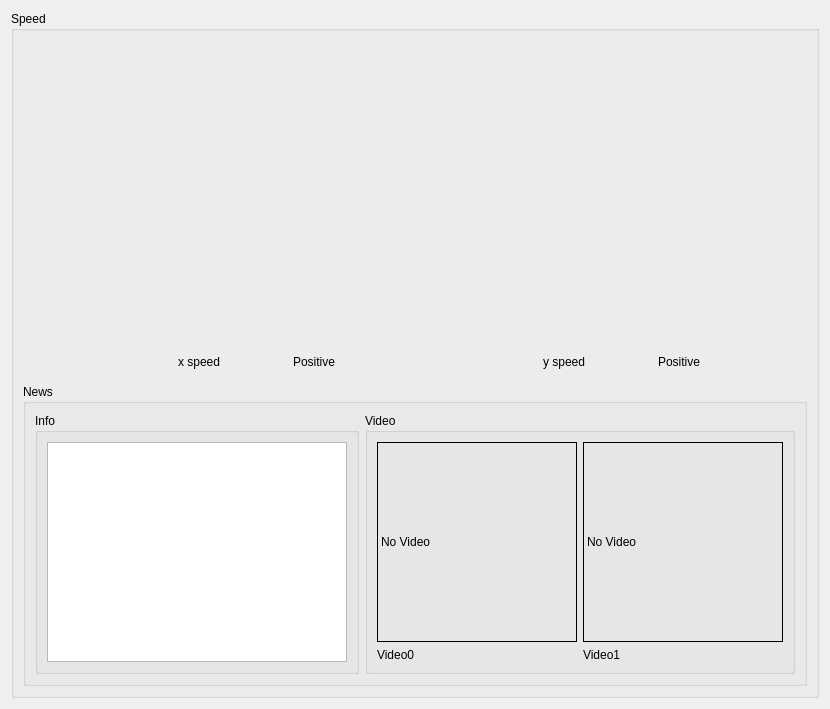
          <widget class="QWidget" name="tab_status">
           <attribute name="title">
            <string>Basic</string>
           </attribute>
           <layout class="QVBoxLayout" name="verticalLayout_13">
            <item>
             <widget class="QGroupBox" name="groupBox_2">
              <property name="minimumSize">
               <size>
                <width>200</width>
                <height>200</height>
               </size>
              </property>
              <property name="title">
               <string>Speed</string>
              </property>
              <layout class="QVBoxLayout" name="verticalLayout_12">
               <item>
                <layout class="QVBoxLayout" name="verticalLayout_4">
                 <item>
                  <layout class="QGridLayout" name="gridLayout_2">
                   <item row="0" column="0">
                    <layout class="QVBoxLayout" name="verticalLayout">
                     <item>
                      <widget class="QWidget" name="widget_speed_x" native="true">
                       <property name="minimumSize">
                        <size>
                         <width>300</width>
                         <height>300</height>
                        </size>
                       </property>
                       <property name="maximumSize">
                        <size>
                         <width>300</width>
                         <height>300</height>
                        </size>
                       </property>
                      </widget>
                     </item>
                     <item>
                      <layout class="QHBoxLayout" name="horizontalLayout">
                       <item>
                        <widget class="QLabel" name="label_7">
                         <property name="minimumSize">
                          <size>
                           <width>32</width>
                           <height>32</height>
                          </size>
                         </property>
                         <property name="maximumSize">
                          <size>
                           <width>32</width>
                           <height>32</height>
                          </size>
                         </property>
                         <property name="text">
                          <string/>
                         </property>
                         <property name="pixmap">
                          <pixmap>:/images/speed.png</pixmap>
                         </property>
                        </widget>
                       </item>
                       <item>
                        <widget class="QLabel" name="label_4">
                         <property name="maximumSize">
                          <size>
                           <width>80</width>
                           <height>30</height>
                          </size>
                         </property>
                         <property name="text">
                          <string>x speed</string>
                         </property>
                        </widget>
                       </item>
                       <item>
                        <widget class="QLabel" name="label_dir_x">
                         <property name="maximumSize">
                          <size>
                           <width>60</width>
                           <height>30</height>
                          </size>
                         </property>
                         <property name="text">
                          <string>Positive</string>
                         </property>
                        </widget>
                       </item>
                      </layout>
                     </item>
                    </layout>
                   </item>
                   <item row="0" column="1">
                    <layout class="QVBoxLayout" name="verticalLayout_3">
                     <item>
                      <widget class="QWidget" name="widget_speed_y" native="true">
                       <property name="minimumSize">
                        <size>
                         <width>300</width>
                         <height>300</height>
                        </size>
                       </property>
                       <property name="maximumSize">
                        <size>
                         <width>16777215</width>
                         <height>16777215</height>
                        </size>
                       </property>
                      </widget>
                     </item>
                     <item>
                      <layout class="QHBoxLayout" name="horizontalLayout_2">
                       <item>
                        <widget class="QLabel" name="label_8">
                         <property name="minimumSize">
                          <size>
                           <width>32</width>
                           <height>32</height>
                          </size>
                         </property>
                         <property name="maximumSize">
                          <size>
                           <width>32</width>
                           <height>32</height>
                          </size>
                         </property>
                         <property name="text">
                          <string/>
                         </property>
                         <property name="pixmap">
                          <pixmap>:/images/speed.png</pixmap>
                         </property>
                        </widget>
                       </item>
                       <item>
                        <widget class="QLabel" name="label_5">
                         <property name="maximumSize">
                          <size>
                           <width>80</width>
                           <height>30</height>
                          </size>
                         </property>
                         <property name="text">
                          <string>y speed</string>
                         </property>
                        </widget>
                       </item>
                       <item>
                        <widget class="QLabel" name="label_dir_y">
                         <property name="maximumSize">
                          <size>
                           <width>60</width>
                           <height>30</height>
                          </size>
                         </property>
                         <property name="text">
                          <string>Positive</string>
                         </property>
                        </widget>
                       </item>
                      </layout>
                     </item>
                    </layout>
                   </item>
                  </layout>
                 </item>
                 <item>
                  <widget class="QGroupBox" name="groupBox_12">
                   <property name="sizePolicy">
                    <sizepolicy hsizetype="MinimumExpanding" vsizetype="Preferred">
                     <horstretch>0</horstretch>
                     <verstretch>0</verstretch>
                    </sizepolicy>
                   </property>
                   <property name="minimumSize">
                    <size>
                     <width>300</width>
                     <height>0</height>
                    </size>
                   </property>
                   <property name="title">
                    <string>News</string>
                   </property>
                   <layout class="QHBoxLayout" name="horizontalLayout_14">
                    <item>
                     <layout class="QHBoxLayout" name="horizontalLayout_7">
                      <item>
                       <widget class="QGroupBox" name="groupBox_4">
                        <property name="maximumSize">
                         <size>
                          <width>16777215</width>
                          <height>16777215</height>
                         </size>
                        </property>
                        <property name="title">
                         <string>Info</string>
                        </property>
                        <layout class="QGridLayout" name="gridLayout_8">
                         <item row="0" column="0">
                          <widget class="QListView" name="view_logging">
                           <property name="minimumSize">
                            <size>
                             <width>300</width>
                             <height>0</height>
                            </size>
                           </property>
                           <property name="maximumSize">
                            <size>
                             <width>12312312</width>
                             <height>12312312</height>
                            </size>
                           </property>
                          </widget>
                         </item>
                        </layout>
                       </widget>
                      </item>
                      <item>
                       <widget class="QGroupBox" name="groupBox_6">
                        <property name="title">
                         <string>Video</string>
                        </property>
                        <layout class="QGridLayout" name="gridLayout_7">
                         <item row="0" column="0">
                          <layout class="QGridLayout" name="gridLayout_3">
                           <item row="0" column="1">
                            <widget class="QLabel" name="label_video1">
                             <property name="minimumSize">
                              <size>
                               <width>200</width>
                               <height>200</height>
                              </size>
                             </property>
                             <property name="maximumSize">
                              <size>
                               <width>200</width>
                               <height>200</height>
                              </size>
                             </property>
                             <property name="styleSheet">
                              <string notr="true">border:1px solid rgb(0, 0, 0)</string>
                             </property>
                             <property name="text">
                              <string>No Video</string>
                             </property>
                            </widget>
                           </item>
                           <item row="1" column="0">
                            <widget class="QLabel" name="label_v_name0">
                             <property name="maximumSize">
                              <size>
                               <width>16777215</width>
                               <height>15</height>
                              </size>
                             </property>
                             <property name="text">
                              <string>Video0</string>
                             </property>
                            </widget>
                           </item>
                           <item row="1" column="1">
                            <widget class="QLabel" name="label_v_name1">
                             <property name="maximumSize">
                              <size>
                               <width>16777215</width>
                               <height>15</height>
                              </size>
                             </property>
                             <property name="text">
                              <string>Video1</string>
                             </property>
                            </widget>
                           </item>
                           <item row="0" column="0">
                            <widget class="QLabel" name="label_video0">
                             <property name="minimumSize">
                              <size>
                               <width>200</width>
                               <height>200</height>
                              </size>
                             </property>
                             <property name="maximumSize">
                              <size>
                               <width>200</width>
                               <height>200</height>
                              </size>
                             </property>
                             <property name="styleSheet">
                              <string notr="true">border:1px solid rgb(0, 0, 0)</string>
                             </property>
                             <property name="text">
                              <string>No Video</string>
                             </property>
                            </widget>
                           </item>
                          </layout>
                         </item>
                        </layout>
                       </widget>
                      </item>
                     </layout>
                    </item>
                   </layout>
                  </widget>
                 </item>
                </layout>
               </item>
              </layout>
             </widget>
            </item>
           </layout>
          </widget>
